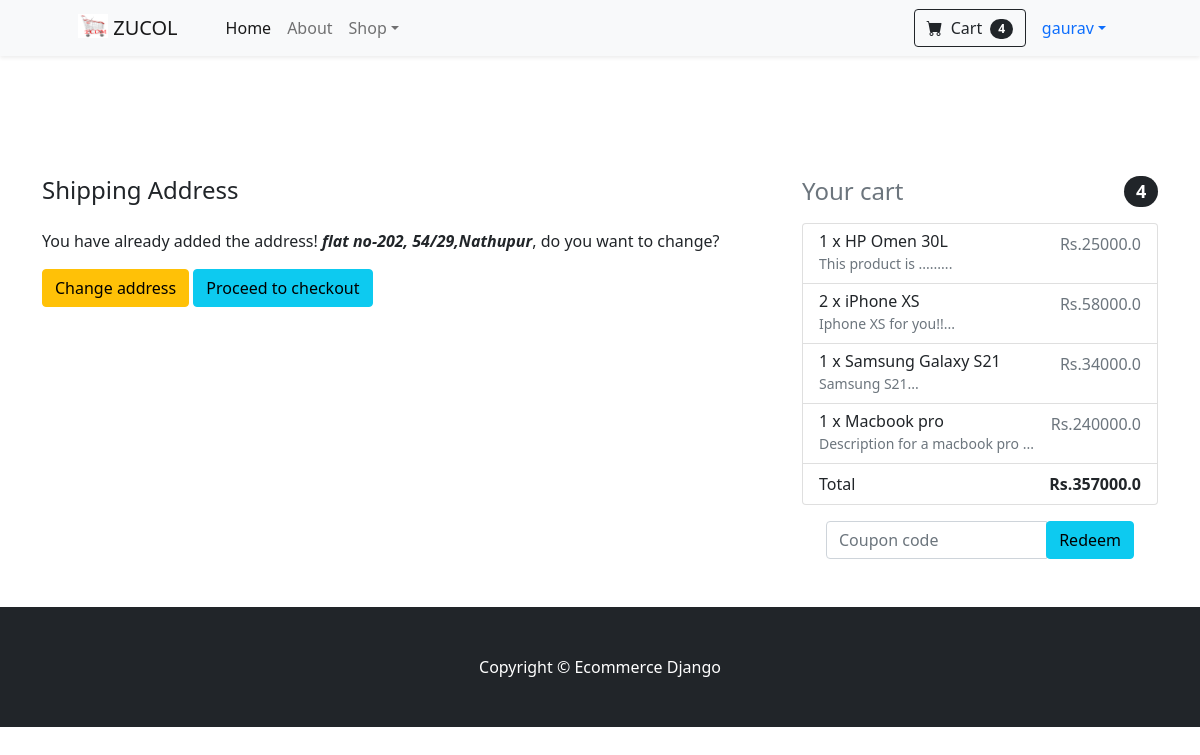
The app's page /shipping-address/ (signed in) with its own data.
### frontend/models.py (models this page shows, shortened)
class Order(models.Model):
    user = models.ForeignKey(User, on_delete=models.CASCADE)
    order_ref = models.CharField(max_length=20)
    items = models.ManyToManyField(OrderItem)
    ordered_date = models.DateTimeField()
    ordered = models.BooleanField(default=False)
    billing_address = models.ForeignKey('BillingAddress', on_delete=models.SET_NULL, blank=True, null=True)
    coupon = models.ForeignKey('Coupon', on_delete=models.SET_NULL, blank=True, null=True)
    payment = models.ForeignKey('Payment', on_delete=models.SET_NULL, blank=True, null=True)
    delivered = models.BooleanField(default=False)
    received = models.BooleanField(default=False)
    refund_requested = models.BooleanField(default=False)
    refund_granted = models.BooleanField(default=False)
    def total_price(self):
        total = 0
        for order_item in self.items.all():
            total += order_item.final_price()
        if self.coupon:
            total -= self.coupon.amount
        return total

class BillingAddress(models.Model):
    user = models.ForeignKey(User, on_delete=models.CASCADE)
    street_address = models.CharField(max_length=100)
    apartment = models.CharField(max_length=100)
    country = CountryField(max_length=100)
    zip = models.CharField(max_length=10)

class OrderItem(models.Model):
    user = models.ForeignKey(User, on_delete=models.CASCADE)
    ordered = models.BooleanField(default=False)
    item = models.ForeignKey(Item, on_delete=models.CASCADE)
    quantity = models.IntegerField(default=1)
    def total_item_price(self):
        return self.quantity * self.item.price
    def total_discount_item_price(self):
        return self.quantity * self.item.discount_price
    def final_price(self):
        if self.item.discount_price:
            return self.total_discount_item_price()
        return self.total_item_price()

class Item(models.Model):
    title = models.CharField(max_length=100)
    price = models.FloatField()
    discount_price = models.FloatField(blank=True, null=True)
    category = models.CharField(choices=CATEGORY_CHOICES, max_length=5)
    label = models.CharField(choices=LABEL_CHOICES, max_length=5)
    slug = models.SlugField()
    description = models.TextField()
    image = models.ImageField()
    def snip_description(self):
        return self.description[:30] + "..."

### frontend/views.py (the view, shortened to what this page needs)
# urls.py: path('shipping-address/', views.ShippingAddressView.as_view(), name='shipping-address'),
class ShippingAddressView(View):
    def get(self, *args, **kwargs):
        try:
            order = Order.objects.get(user=self.request.user, ordered=False)
            form = ShippingAddressForm()
            context = {
                'form': form,
                'order': order,
                'couponform': CouponForm(),
                'display_coupon_form': True
            }
            return render(self.request, 'shipping-address.html', context)
        except ObjectDoesNotExist:
            messages.info(self.request, 'You do not have an active order')
            return redirect('frontend:shipping-address')

### frontend/forms.py
class ShippingAddressForm(forms.Form):
    street_address = forms.CharField(widget=forms.TextInput(attrs={
        'class': 'form-control',
        'id': 'floatingInput',
        'placeholder': 'Street and house number'
    }))
    apartment_address = forms.CharField(widget=forms.TextInput(attrs={
        'class': 'form-control',
        'id': 'floatingApartment',
        'placeholder': 'Apartment'
    }))
    country = CountryField(blank_label='Select country').formfield(widget=CountrySelectWidget(attrs={
        'class': 'form-control',
        'id': 'floatingSelect',
        'placeholder': 'Select country',
        'aria-label': 'Select country'
    }))
    zip_code = forms.CharField(widget=forms.TextInput(attrs={
        'class': 'form-control',
        'id': 'floatingZip',
        'placeholder': 'Zip code'
    }))

class CouponForm(forms.Form):
    code = forms.CharField(widget=forms.TextInput(attrs={
        'class': 'form-control',
        'placeholder': 'Coupon code'
    }))

### frontend/templatetags/cart_template_tag.py (called while the page is built)
@register.filter
def cart_count(user):
    if user.is_authenticated:
        query_set = Order.objects.filter(user=user, ordered=False)
        if query_set.exists():
            return query_set[0].items.count()
        return 0

### templates/shipping-address.html (shortened to what this page needs)
{% extends 'base.html' %}
{% block content %}
<section class="py-5 container">
   <div class="row">
       <div class="col-md-8">
           <h4 class="mb-4">Shipping Address</h4>
           {% if order.billing_address %}
           <p>You have already added the address! <i><b>{{ order.billing_address.street_address }}</b></i>, do you want to change?</p>
                <a href="" class="btn btn-warning">Change address</a>
                <a href="{% url 'frontend:payment' %}" class="btn btn-info">Proceed to checkout</a>
           {% endif %}
       </div>
       <div class="col-md-4">
           {% include 'cart_snippet.html' %}
       </div>
   </div>
</section>
{% endblock %}

### templates/base.html (shortened to what this page needs)
{% load static %}
{% load cart_template_tag %}
<!DOCTYPE html>
<html lang="en">
    <head>
        <link href="https://cdn.jsdelivr.net/npm/bootstrap-icons@1.5.0/font/bootstrap-icons.css" rel="stylesheet" />
        <link href="{% static 'styles.css' %}" rel="stylesheet" />
    </head>
    <body>
        <nav class="navbar navbar-expand-lg navbar-light bg-light shadow-sm">
            <div class="container px-4 px-lg-5">
                <a class="navbar-brand" href="">
                  <img src="{% static 'logo.png' %}" alt="" width="30" height="24" class="d-inline-block align-text-top">
                  ZUCOL
                </a>
                <div class="collapse navbar-collapse" id="navbarSupportedContent">
                    <ul class="navbar-nav me-auto mb-2 mb-lg-0 ms-lg-4">
                        <li class="nav-item"><a class="nav-link active" aria-current="page" href="{% url 'frontend:home' %}">Home</a></li>
                        <li class="nav-item"><a class="nav-link" href="#!">About</a></li>
                        <li class="nav-item dropdown">
                            <a class="nav-link dropdown-toggle" id="navbarDropdown" href="#" role="button" data-bs-toggle="dropdown" aria-expanded="false">Shop</a>
                        </li>
                    </ul>
                    {% if user.is_authenticated %}
                    <form class="d-flex">
                        <a href="{% url 'frontend:summary' %}" class="btn btn-outline-dark" type="submit">
                            <i class="bi-cart-fill me-1"></i>
                            Cart
                            <span class="badge bg-dark text-white ms-1 rounded-pill">{{ user|cart_count }}</span>
                        </a>
                    </form>
                    <li class="nav-item dropdown d-flex">
                        <a class="nav-link dropdown-toggle" id="nDropdown" href="#" role="button" data-bs-toggle="dropdown" aria-expanded="false">{{ user.get_username }}</a>
                    </li>
                    {% else %}
                    <li class="nav-item d-flex"><a class="nav-link" href="{% url 'accounts:login' %}">Sign in/up</a></li>
                    {% endif %}
                </div>
            </div>
        </nav>
        <div class="mt-5 pt-4">
        </div>
        {% block content %}
        {% endblock %}
        <footer class="py-5 bg-dark">
            <div class="container"><p class="m-0 text-center text-white">Copyright &copy; Ecommerce Django</p></div>
        </footer>
    </body>
</html>

### templates/cart_snippet.html (shortened to what this page needs)
<h4 class="d-flex justify-content-between align-items-center mb-3">
    <span class="text-muted">Your cart</span>
    <span class="badge bg-dark text-white ms-1 rounded-pill">{{ order.items.count }}</span>
  </h4>
  <ul class="list-group mb-3 z-depth-1">
      {% for order_item in order.items.all %}
    <li class="list-group-item d-flex justify-content-between lh-condensed">
      <div>
        <h6 class="my-0">{{ order_item.quantity }} x {{ order_item.item.title }}</h6>
        <small class="text-muted">{{ order_item.item.snip_description }}</small>
      </div>
      <span class="text-muted">Rs.{{ order_item.final_price }}</span>
    </li>
    {% endfor %}
    <li class="list-group-item d-flex justify-content-between">
      <span>Total </span>
      <strong>Rs.{{ order.total_price }}</strong>
    </li>
  </ul>
{% if display_coupon_form %}
    <form action="{% url 'frontend:add-coupon' %}" method="post" autocomplete="off" class="container">
        <div class="input-group">
            {{ couponform.code }}
            <div class="input-group-addon">
                <button class="btn btn-info m-0" type="submit">Redeem</button>
            </div>
        </div>
    </form>
{% endif %}

### records on screen
Order: billing_address.street_address "flat no-202, 54/29,Nathupur", items.count "4", total_price "357000.0"
OrderItem: quantity "1", item "HP Omen 30L", item.snip_description "This product is .........", final_price "25000.0"
OrderItem: quantity "2", item "iPhone XS", item.snip_description "Iphone XS for you!!...", final_price "58000.0"
OrderItem: quantity "1", item "Samsung Galaxy S21", item.snip_description "Samsung S21...", final_price "34000.0"
OrderItem: quantity "1", item "Macbook pro", item.snip_description "Description for a macbook pro ...", final_price "240000.0"

### other values on screen
{{ user|cart_count }} "4"
{{ user.get_username }} "gaurav"
